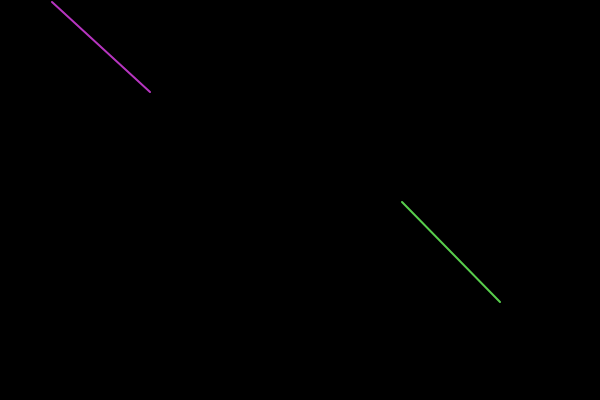
Frame 1 (no input)
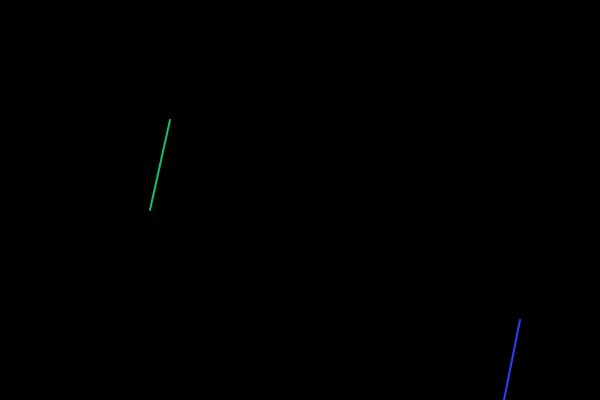
Frame 60 (no input)
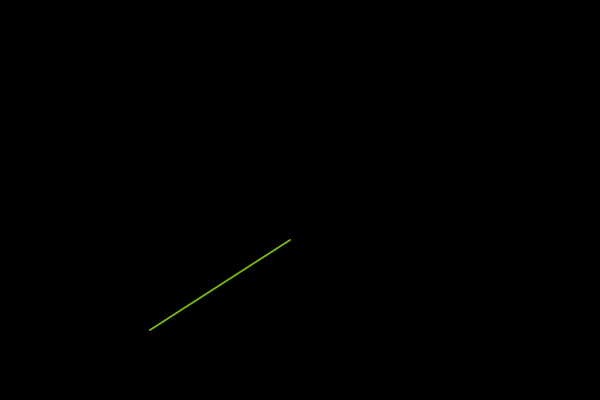
Frame 120 (the mouse pressed at the canvas centre since frame 60)

The p5.js sketch that drew these frames (run headless with seeded random() and noise() and a simulated clock; from frame 60 on, the mouse is pressed at the canvas centre):

// p5.js sketch
// ── sketch.js
/*
Code by Dawn C. Hayes, 2017
Edited by Ashleigh Nichols May 2017
Demonstrates using a function inside of an object
*/

//I'm defining the variables and assigning its parameters from line 8-13
var float1 = { //sets up the float1 variable
    x1: 50,
    y1: 0,
    x2: 150,
    y2: 90,
    speed: 2,
    display: function() { //creating a display function with the following properties:
      stroke(random(255), random(255), random(255)); //it will have a randomly colored outline
      strokeWeight(2); //outline weight will have a value of 2
      line(this.x1, this.y1, this.x2, this.y2); //'this' is a reserved keyword used to reference a local variable inside of a defined object   
    }, //closes the display function but also signals that another function will come after
    move: function() { //creates the move fuction
        this.x1 = this.x1 + this.speed; //pretty much means the same thing as x1 = x1 +speed, but specifically within this variable. This is called dot syntax
        this.y1 = this.y1 + this.speed; //""
        this.y2 = this.y2 + this.speed; //""
      } //closes the move function
  } //ends float1 variable setup
  //I'm defining the float2 variables and assigning its parameters from lines 26-31
var float2 = {
    x1: 400,
    y1: 200,
    x2: 500,
    y2: 300,
    speed: 2,
    display: function() { //begins the display function
      stroke(random(255), random(255), random(255)); //shape will have a randomly colored outline
      strokeWeight(2); //shape will have an outline value of 2
      line(this.x1, this.y1, this.x2, this.y2); //using dot syntax to call the x1,y1,x2, and y2 values within float2
    }, //ends the display function, signals there is another function within the object float 2
    move: function() { //creates the move function
        this.x1 = this.x1 + this.speed; //using dot syntax to call the x1,y1,x2, and y2 values within the move(); function
        this.y1 = this.y1 + this.speed;
        this.y2 = this.y2 + this.speed;
      } //closes the move function
  } //end of defining the float 2 object and the functions inside

function setup() { //begins the setup function
  createCanvas(600, 400); //creates a canvas that is 600w, 400h
} //ends the setup function

function draw() { //begins the draw function
  background(0); //the background is black
  float1.move(); //calling the move function within the float1 object
  float1.display(); //calling the display function with the float1 object
  float2.move(); //calling the move function within the float2 object
  float2.display(); // calling the display function within the float2 object
} //ends the draw function
